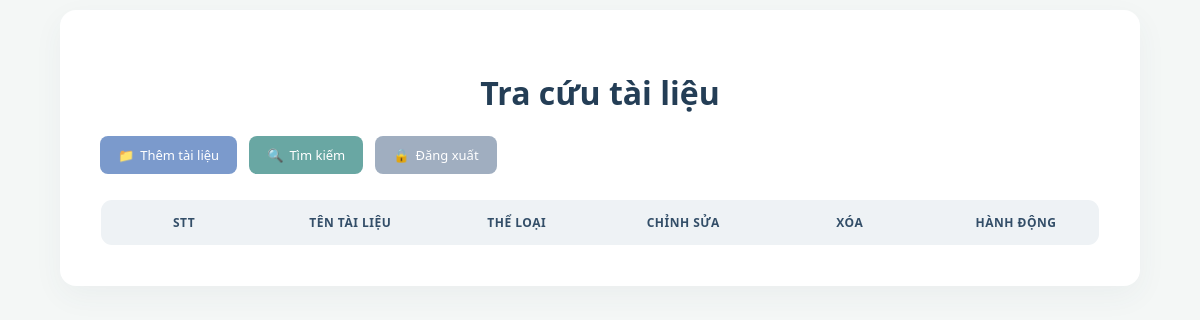
Before: /index (signed in) with the older database file.
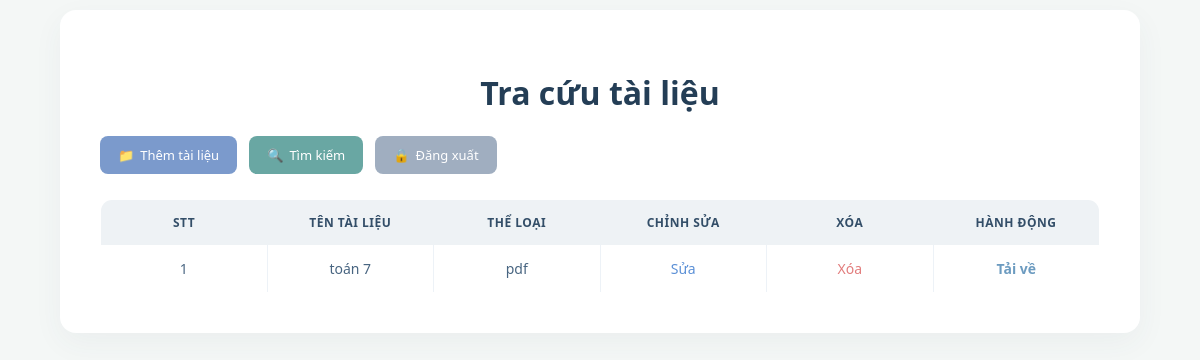
After: the same page with the newer database file.
### app.py (models this page shows)
class Document(db.Model):
    id = db.Column(db.Integer, primary_key=True)
    title = db.Column(
        db.String(200),
        nullable=False
    )
    category = db.Column(
        db.String(100),
        nullable=False
    )
    file_path = db.Column(
        db.String(300)
    )

### app.py (the view)
@app.route("/index")
def index():
    if "user" not in session:
        return redirect("/")
    documents = Document.query.all()
    return render_template(
        "index.html",
        documents=documents
    )

### templates/index.html (shortened to what this page needs)
<!DOCTYPE html>
<html>
<head>
<link rel="stylesheet"
href="{{ url_for('static', filename='style.css') }}?v=2.5">
</head>
<body>
<div class="container">
    <h1>Tra cứu tài liệu</h1>
    <div class="menu">
    <a href="/add">Thêm tài liệu</a>
    <a href="/search">Tìm kiếm</a>
    <a href="/logout">Đăng xuất</a>
    </div>
    <table>
    <tr>
    <th>STT</th>
    <th>Tên tài liệu</th>
    <th>Thể loại</th>
    <th>Chỉnh sửa</th>
    <th>Xóa</th>
    <th>Hành động</th>
    </tr>
    {% for doc in documents %}
    <tr>
    <td>{{ loop.index }}</td>
    <td>{{ doc.title }}</td>
    <td>{{ doc.category }}</td>
    <td>
    <a href="/edit/{{ doc.id }}">
    Sửa
    </a>
    </td>
    <td>
    <a href="/delete/{{ doc.id }}">
    Xóa
    </a>
    </td>
    <td>
    {% if doc.file_path %}
        <a href="{{ url_for('download_file', filename=doc.file_path) }}" class="btn-download" download>
             Tải về
        </a>
    {% else %}
        <span style="color: #999;">Không có file</span>
    {% endif %}
    </td>
    </tr>
    {% endfor %}
    </table>
</div>
</body>
</html>

### static/style.css (style rules this page uses)
:root { --bg-main: #f4f7f6; --card-bg: #ffffff; --primary-color: #6c9bc0; --primary-hover: #5784a8; --text-main: #334e68; --text-muted: #627d98; --border-color: #e2e8f0; }
body { background-color: var(--bg-main) !important; font-family: 'Segoe UI', Tahoma, Geneva, Verdana, sans-serif !important; margin: 0; padding: 0; min-height: 100vh; display: flex; flex-direction: column; color: var(--text-main); }
h1, h2 { text-align: center; color: #243e56; font-weight: 700; }
a { text-decoration: none; color: var(--primary-color); }
.container { max-width: 1000px; margin: 10px auto 60px auto; padding: 40px; background-color: var(--card-bg); border-radius: 16px; box-shadow: 0 10px 30px rgba(51, 78, 104, 0.05); position: relative; }
.menu { margin-bottom: 25px; display: flex; gap: 12px; }
.menu a { padding: 10px 18px; font-size: 13px; font-weight: 500; border-radius: 8px; transition: all 0.2s ease; color: #ffffff !important; display: inline-flex; align-items: center; }
.menu a[href="/add"]::before { content: "📁 "; margin-right: 6px; }
.menu a[href="/search"]::before { content: "🔍 "; margin-right: 6px; }
.menu a[href="/logout"]::before { content: "🔒 "; margin-right: 6px; }
.menu a[href="/add"] { background-color: #7b9acc; }
.menu a[href="/search"] { background-color: #69a7a3; }
.menu a[href="/logout"] { background-color: #a0aec0; }
table { width: 100%; border-collapse: collapse; margin-top: 15px; border-radius: 12px; overflow: hidden; border: 1px solid var(--border-color); table-layout: fixed; }
th { background-color: #eef2f5 !important; color: var(--text-main) !important; font-weight: 600; text-transform: uppercase; font-size: 12px; letter-spacing: 0.5px; text-align: center; padding: 14px 10px; }
td { padding: 14px 10px; font-size: 14px; color: #486581; border-bottom: 1px solid #edf2f7; border-right: 1px solid #edf2f7; vertical-align: middle; background-color: #ffffff; white-space: nowrap; overflow: hidden; text-overflow: ellipsis; text-align: center; }
td:last-child { border-right: none; }
td a[href^="/edit/"] { color: #5a8fd6; }
td a[href^="/delete/"] { color: #e27c7c; }
.btn-download { color: #6c9bc0 !important; font-weight: 600; }

Changed rows visible on the page:
added Document: title "toán 7", category "pdf"
